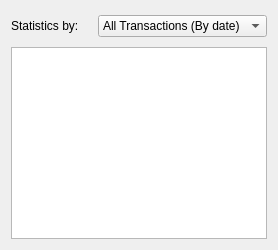
          <widget class="QWidget" name="tab_stats">
           <attribute name="title">
            <string>Stats</string>
           </attribute>
           <layout class="QGridLayout" name="gridLayout_23">
            <item row="0" column="0">
             <layout class="QHBoxLayout" name="horizontalLayout_7">
              <item>
               <widget class="QLabel" name="label_35">
                <property name="minimumSize">
                 <size>
                  <width>0</width>
                  <height>30</height>
                 </size>
                </property>
                <property name="maximumSize">
                 <size>
                  <width>100</width>
                  <height>30</height>
                 </size>
                </property>
                <property name="text">
                 <string>Statistics by:</string>
                </property>
               </widget>
              </item>
              <item>
               <widget class="QComboBox" name="comboBox_stats_statisticsBy">
                <property name="maximumSize">
                 <size>
                  <width>200</width>
                  <height>16777215</height>
                 </size>
                </property>
                <item>
                 <property name="text">
                  <string>All Transactions (By date)</string>
                 </property>
                </item>
                <item>
                 <property name="text">
                  <string>Operator (Sales qty)</string>
                 </property>
                </item>
                <item>
                 <property name="text">
                  <string>Operator (Profit)</string>
                 </property>
                </item>
                <item>
                 <property name="text">
                  <string>All Products (Sales qty)</string>
                 </property>
                </item>
               </widget>
              </item>
             </layout>
            </item>
            <item row="1" column="0">
             <widget class="QTableView" name="tableView_stats_table"/>
            </item>
           </layout>
          </widget>
